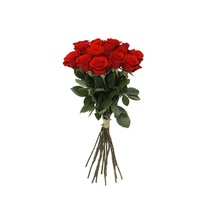
#> input picture SIFT and ORB/image1.jpeg, 205 x 205 px, shrunk from 800 x 800 before the run, found by its file name
$ python main.py
#> lines starting #> are read from the running program, lines starting #| are printed output that depends on the picture
import numpy as np
import matplotlib.pyplot as plt

# image path
file1 = "/Users/veer/Desktop/image1.jpeg"
file2 = "/Users/veer/Desktop/image2.jpeg"

def read_image(file):
    img = plt.imread(file)

    if img.ndim == 3:
        img = np.mean(img[:, :, :3], axis=2)

    if img.max() <= 1:
        img = img * 255

    return img


# sift
def sift(img):
    blur = np.zeros_like(img)
    p = np.pad(img, 2, mode="edge")

    for i in range(img.shape[0]):
        for j in range(img.shape[1]):
            blur[i, j] = np.mean(p[i:i+5, j:j+5])

    dog = img - blur
    points = []

    for i in range(1, img.shape[0]-1):
        for j in range(1, img.shape[1]-1):
            if abs(dog[i,j]) > 10:
                points.append((i,j))

    return points


def sift_desc(img, points):
    desc = []

    for x, y in points:
        gx = img[x, y+1] - img[x, y-1]
        gy = img[x+1, y] - img[x-1, y]
        desc.append([gx, gy])

    return np.array(desc)


# orb
def orb(img):
    points = []

    for i in range(1, img.shape[0]-1):
        for j in range(1, img.shape[1]-1):

            c = img[i,j]

            n = [
                img[i-1,j], img[i+1,j],
                img[i,j-1], img[i,j+1]
            ]

            if sum(abs(x-c) > 20 for x in n) >= 3:
                points.append((i,j))

    return points


def orb_desc(img, points):
    desc = []

    for x, y in points:
        block = img[x-1:x+2, y-1:y+2]
        desc.append(block.flatten() > block.mean())

    return np.array(desc)


def match(p1, p2, d1, d2, method):

    matches = []

    for i in range(len(d1)):

        if method == "SIFT":
            distance = np.linalg.norm(d2-d1[i], axis=1)
        else:
            distance = np.sum(d2 != d1[i], axis=1)

        j = np.argmin(distance)
        matches.append((p1[i], p2[j], distance[j]))

    return matches


def show(img1, img2, matches, title):

    w = img1.shape[1]

    out = np.zeros(
        (max(img1.shape[0], img2.shape[0]),
         img1.shape[1] + img2.shape[1])
    )

    out[:img1.shape[0], :img1.shape[1]] = img1
    out[:img2.shape[0], w:] = img2

    plt.imshow(out, cmap="gray")

    for a, b, d in matches:
        plt.plot(
            [a[1], b[1] + w],
            [a[0], b[0]]
        )

    plt.title(title)
    plt.axis("off")
    plt.show()


# main
img1 = read_image(file1)
#> in read_image, img is the input picture: shape (205, 205, 3); mean R, G, B 235.4, 229.4, 227.4
img2 = read_image(file2)
#> call 2 of read_image, with file = '/Users/veer/Desktop/image2.jpeg'
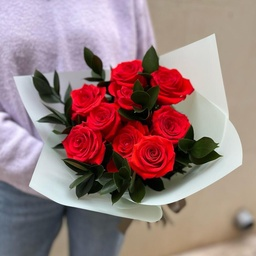
#> input picture SIFT and ORB/image2.jpeg, 256 x 256 px, shrunk from 1000 x 1000 before the run, found by its file name
#> in read_image, img is the input picture: shape (256, 256, 3); mean R, G, B 154.3, 125, 125.7

print("1. SIFT")
print("2. ORB")
print("3. Both")

choice = int(input("Enter choice: "))
#> the answer given: 1


if choice == 1 or choice == 3:

    p1 = sift(img1)
#> in sift, `dog = img - blur`:
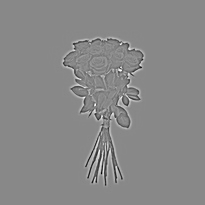
#> dog: shape (205, 205) float64; min -155.2, max 134, mean 0; drawn with min black and max white
#> p1 = 4428 pairs, first value 36 to 186, second value 61 to 145
    p2 = sift(img2)
#> after the loop in sift (call 2), `for i in range(img.shape[0]):`:
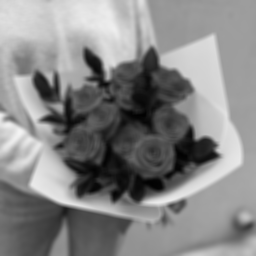
#> blur: shape (256, 256) float64; min 2.15, max 243.9, mean 135
#> in sift (call 2), `dog = img - blur`:
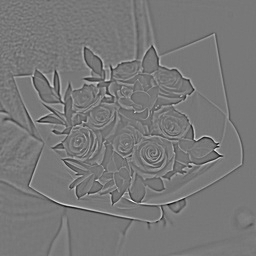
#> dog: shape (256, 256) float64; min -91.07, max 101.8, mean 0; drawn with min black and max white
#> p2 = 10261 pairs, first value 1 to 254, second value 1 to 252

    d1 = sift_desc(img1, p1)
#> the loop in sift_desc, `for x, y in points:` made 4428 passes
#> (x, y, gx, gy) on passes 1 to 3: (36, 96, -4, -6.33), (36, 97, 1.67, -6.67), (36, 98, 0.667, -4.67)
#> after the loop in sift_desc, `for x, y in points:`: desc = 4428 pairs, first value -223 to 221.3, second value -223.3 to 227.3
#> d1 has the same summary as desc in sift_desc
    d2 = sift_desc(img2, p2)
#> the loop in sift_desc (call 2), `for x, y in points:` made 10261 passes
#> (x, y, gx, gy) on passes 1 to 3: (1, 141, -3.33, 2), (2, 141, -1.33, -4.33), (3, 14, 4, -1)
#> d2 = 10261 pairs, first value -181.3 to 185.3, second value -219.7 to 161

    m = match(p1, p2, d1, d2, "SIFT")
#> the loop in match, `for i in range(len(d1)): ` made 4428 passes
#> j on passes 1 to 3: 9160, 1095, 655
#> after the loop in match, `for i in range(len(d1)):`: matches = 4428 items
#> m = 4428 items

    print("SIFT keypoints:", len(p1), len(p2))
#| SIFT keypoints: 4428 10261
    print("SIFT correspondences:", len(m))
#| SIFT correspondences: 4428

    show(img1, img2, m, "SIFT Correspondences")
#> in show, `out[:img1.shape[0], :img1.shape[1]] = img1`:
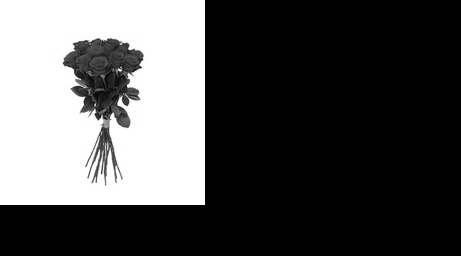
#> out: shape (256, 461) float64; min 0, max 255, mean 82.2
#> in show, `out[:img2.shape[0], w:] = img2`:
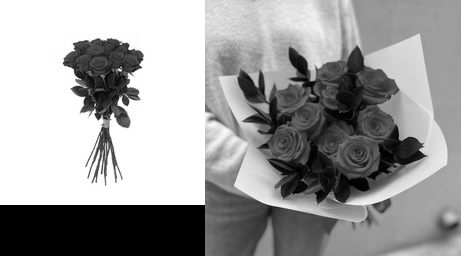
#> out: shape (256, 461) float64; min 0, max 255, mean 157.1
#> the loop in show, `for a, b, d in matches:` made 4428 passes
#> (a, b, d) on passes 1 to 3: ((36, 96), (197, 36), 1.42e-14), ((36, 97), (68, 177), 0.471), ((36, 98), (56, 142), 0)
#> in show, `plt.show()`:
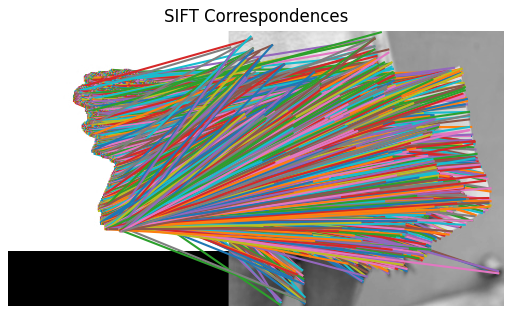
#> figure drawn by matplotlib, 1 panel


if choice == 2 or choice == 3:

    p1 = orb(img1)
    p2 = orb(img2)

    d1 = orb_desc(img1, p1)
    d2 = orb_desc(img2, p2)

    m = match(p1, p2, d1, d2, "ORB")

    print("ORB keypoints:", len(p1), len(p2))
    print("ORB correspondences:", len(m))

    show(img1, img2, m, "ORB Correspondences")
